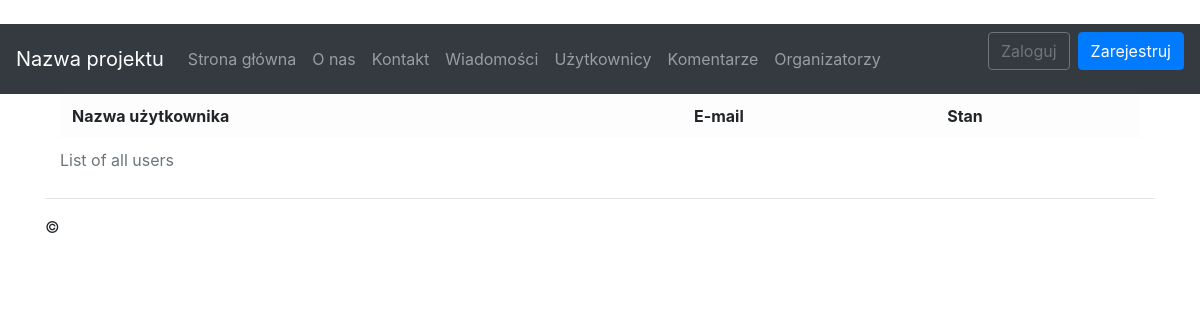
/user, run on an earlier commit of the app's database.
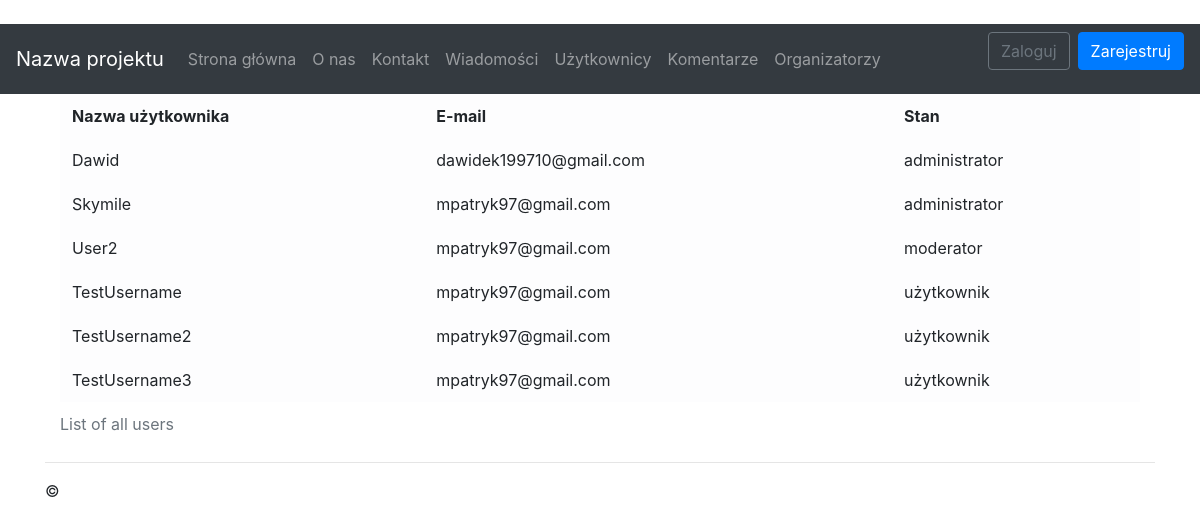
And on a later commit of the database.
### app/models.py (models this page shows)
class UserProfile(models.Model):
	user = models.OneToOneField(User, on_delete=models.CASCADE)
	role = models.CharField(max_length=16)

### app/views/user.py (the view)
# urls.py: path(''         , app.views.default.index   , name='home'    ),
def index(request):
	return render(request, 'app/user/index.html', {
		'profiles' : UserProfile.objects.all()
	})

### app/templates/app/user/index.html
{% extends "app/shared/layout.html" %}
{% block content %}
<div class="container">
	<table class="table table-borderless table-light">
		<caption>List of all users</caption>
		<thead>
			<tr>
				<th scope="col">Nazwa użytkownika</th>
				<th scope="col">E-mail           </th>
				<th scope="col">Stan             </th>
			</tr>
		</thead>
		<tbody>
			{% for profile in profiles %}
			<tr>
				<td scope="col">  {{ profile.user.username }} </td>
				<td scope="col">  {{ profile.user.email    }} </td>
				<td scope="col">  {{ profile.role          }} </td>
			</tr>
			{% endfor %}
		</tbody>
	</table>
</div>
{% endblock %}

### app/templates/app/shared/layout.html (shortened to what this page needs)
﻿<!DOCTYPE html>
{% load static %}
<html lang="en">
<head>
	<link href="https://stackpath.bootstrapcdn.com/bootstrap/4.1.1/css/bootstrap.min.css" rel="stylesheet">
	<link rel="stylesheet" type="text/css" href="../../../static/app/content/styles.css" />
</head>
<body>
	<nav class="navbar navbar-expand-lg navbar-dark bg-dark">
		<a class="navbar-brand" href="/">Nazwa projektu</a>
		<div class="collapse navbar-collapse" id="navbarSupportedContent">
			<ul class="navbar-nav mr-auto">
				<li class="nav-item {% if title == 'Strona główna' %} active {% endif %}">
					<a class="nav-link" href="{% url 'home' %}">
						Strona główna
					</a>
				</li>
				<li class="nav-item {% if title == 'O nas' %} active {% endif %}">
					<a class="nav-link" href="{% url 'about' %}">
						O nas
					</a>
				</li>
				<li class="nav-item {% if title == 'Kontakt' %} active {% endif %}">
					<a class="nav-link" href="{% url 'contact' %}">
						Kontakt
					</a>
				</li>
				<li class="nav-item {% if title == 'Wiadomości' %} active {% endif %}">
					<a class="nav-link" href="{% url 'news' %}">
						Wiadomości
					</a>
				</li>
				<li class="nav-item {% if title == 'Użytkownicy' %} active {% endif %}">
					<a class="nav-link" href="{% url 'user' %}">
						Użytkownicy
					</a>
				</li>
				<li class="nav-item {% if title == 'Komentarze' %} active {% endif %}">
					<a class="nav-link" href="{% url 'comments' %}">
						Komentarze
					</a>
				</li>
				<li class="nav-item {% if title == 'Organizatorzy' %} active {% endif %}">
					<a class="nav-link" href="{% url 'organizers' %}">
						Organizatorzy
					</a>
				</li>
			</ul>
			{% include 'app/partial/loginpartial.html' %}
		</div>
	</nav>
	<div class="container body-content">
		{% block content %}
		{% endblock %}
		<hr/>
		<footer class="footer">
			<p>&copy; {{ year }} </p>
		</footer>
	</div>
</body>
</html>

### app/templates/app/partial/loginpartial.html
{% if user.is_authenticated %}
	<ul class="navbar-nav ml-auto">
		<li class="nav-item dropdown">
			<a class="nav-link dropdown-toggle" href="#" id="userMenu" data-toggle="dropdown" aria-haspopup="true" aria-expanded="false">
				{{ user.username }}
			</a>
			<div class="dropdown-menu dropdown-menu-right" aria-labelledby="userMenu">
				<a class="dropdown-item" href="{% url 'details' %}">Moje konto</a>
				<a class="dropdown-item" href="#">Zmień hasło</a>
				<div class="dropdown-divider"></div>
				<a class="dropdown-item" href="{% url 'logout' %}">Wyloguj</a>
			</div>
		</li>
	</ul>
{% else %}
	<form class="form-inline ml-auto">
		<a href="{% url 'login' %}" class="btn btn-outline-secondary">Zaloguj</a>
		<a href="{% url 'signup' %}" class="btn btn-primary ml-2">Zarejestruj</a>
	</form>
{% endif %}

### app/static/app/content/styles.css (style rules this page uses)
body { padding-top: 0px; }

What changed in the data, as far as the page shows it:
added UserProfile: user.username "Dawid", user.email "dawidek199710@gmail.com", role "administrator"
added UserProfile: user.username "Skymile", user.email "mpatryk97@gmail.com", role "administrator"
added UserProfile: user.username "User2", user.email "mpatryk97@gmail.com", role "moderator"
added UserProfile: user.username "TestUsername", user.email "mpatryk97@gmail.com", role "użytkownik"
added UserProfile: user.username "TestUsername2", user.email "mpatryk97@gmail.com", role "użytkownik"
added UserProfile: user.username "TestUsername3", user.email "mpatryk97@gmail.com", role "użytkownik"
